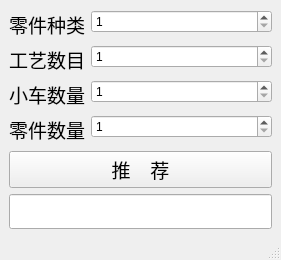
<?xml version="1.0" encoding="UTF-8"?>
<ui version="4.0">
 <class>MainWindow</class>
 <widget class="QMainWindow" name="MainWindow">
  <property name="geometry">
   <rect>
    <x>0</x>
    <y>0</y>
    <width>281</width>
    <height>260</height>
   </rect>
  </property>
  <property name="windowTitle">
   <string>调度算法推荐</string>
  </property>
  <widget class="QWidget" name="centralwidget">
   <layout class="QVBoxLayout" name="verticalLayout">
    <item>
     <spacer name="verticalSpacer">
      <property name="orientation">
       <enum>Qt::Vertical</enum>
      </property>
      <property name="sizeHint" stdset="0">
       <size>
        <width>20</width>
        <height>40</height>
       </size>
      </property>
     </spacer>
    </item>
    <item>
     <layout class="QFormLayout" name="formLayout">
      <item row="0" column="0">
       <widget class="QLabel" name="label">
        <property name="font">
         <font>
          <family> 汉仪良品线简</family>
          <pointsize>14</pointsize>
         </font>
        </property>
        <property name="text">
         <string>零件种类</string>
        </property>
       </widget>
      </item>
      <item row="0" column="1">
       <widget class="QSpinBox" name="kinds">
        <property name="alignment">
         <set>Qt::AlignLeading|Qt::AlignLeft|Qt::AlignVCenter</set>
        </property>
        <property name="minimum">
         <number>1</number>
        </property>
        <property name="maximum">
         <number>20</number>
        </property>
       </widget>
      </item>
      <item row="1" column="0">
       <widget class="QLabel" name="label_2">
        <property name="font">
         <font>
          <family> 汉仪良品线简</family>
          <pointsize>14</pointsize>
         </font>
        </property>
        <property name="text">
         <string>工艺数目</string>
        </property>
       </widget>
      </item>
      <item row="1" column="1">
       <widget class="QSpinBox" name="processes">
        <property name="minimum">
         <number>1</number>
        </property>
        <property name="maximum">
         <number>20</number>
        </property>
       </widget>
      </item>
      <item row="2" column="0">
       <widget class="QLabel" name="label_3">
        <property name="font">
         <font>
          <family> 汉仪良品线简</family>
          <pointsize>14</pointsize>
         </font>
        </property>
        <property name="text">
         <string>小车数量</string>
        </property>
       </widget>
      </item>
      <item row="2" column="1">
       <widget class="QSpinBox" name="agvs">
        <property name="minimum">
         <number>1</number>
        </property>
        <property name="maximum">
         <number>20</number>
        </property>
        <property name="value">
         <number>1</number>
        </property>
       </widget>
      </item>
      <item row="3" column="0">
       <widget class="QLabel" name="label_4">
        <property name="font">
         <font>
          <family> 汉仪良品线简</family>
          <pointsize>14</pointsize>
         </font>
        </property>
        <property name="text">
         <string>零件数量</string>
        </property>
       </widget>
      </item>
      <item row="3" column="1">
       <widget class="QSpinBox" name="parts">
        <property name="minimum">
         <number>1</number>
        </property>
        <property name="maximum">
         <number>200</number>
        </property>
       </widget>
      </item>
     </layout>
    </item>
    <item>
     <spacer name="verticalSpacer_2">
      <property name="orientation">
       <enum>Qt::Vertical</enum>
      </property>
      <property name="sizeHint" stdset="0">
       <size>
        <width>20</width>
        <height>40</height>
       </size>
      </property>
     </spacer>
    </item>
    <item>
     <widget class="QPushButton" name="predict">
      <property name="font">
       <font>
        <family> 汉仪良品线简</family>
        <pointsize>14</pointsize>
       </font>
      </property>
      <property name="text">
       <string>推    荐</string>
      </property>
     </widget>
    </item>
    <item>
     <widget class="QLineEdit" name="output">
      <property name="font">
       <font>
        <family> 汉仪良品线简</family>
        <pointsize>14</pointsize>
       </font>
      </property>
      <property name="alignment">
       <set>Qt::AlignCenter</set>
      </property>
      <property name="readOnly">
       <bool>true</bool>
      </property>
     </widget>
    </item>
   </layout>
  </widget>
  <widget class="QMenuBar" name="menubar">
   <property name="geometry">
    <rect>
     <x>0</x>
     <y>0</y>
     <width>281</width>
     <height>23</height>
    </rect>
   </property>
  </widget>
  <widget class="QStatusBar" name="statusbar"/>
 </widget>
 <resources/>
 <connections/>
</ui>
